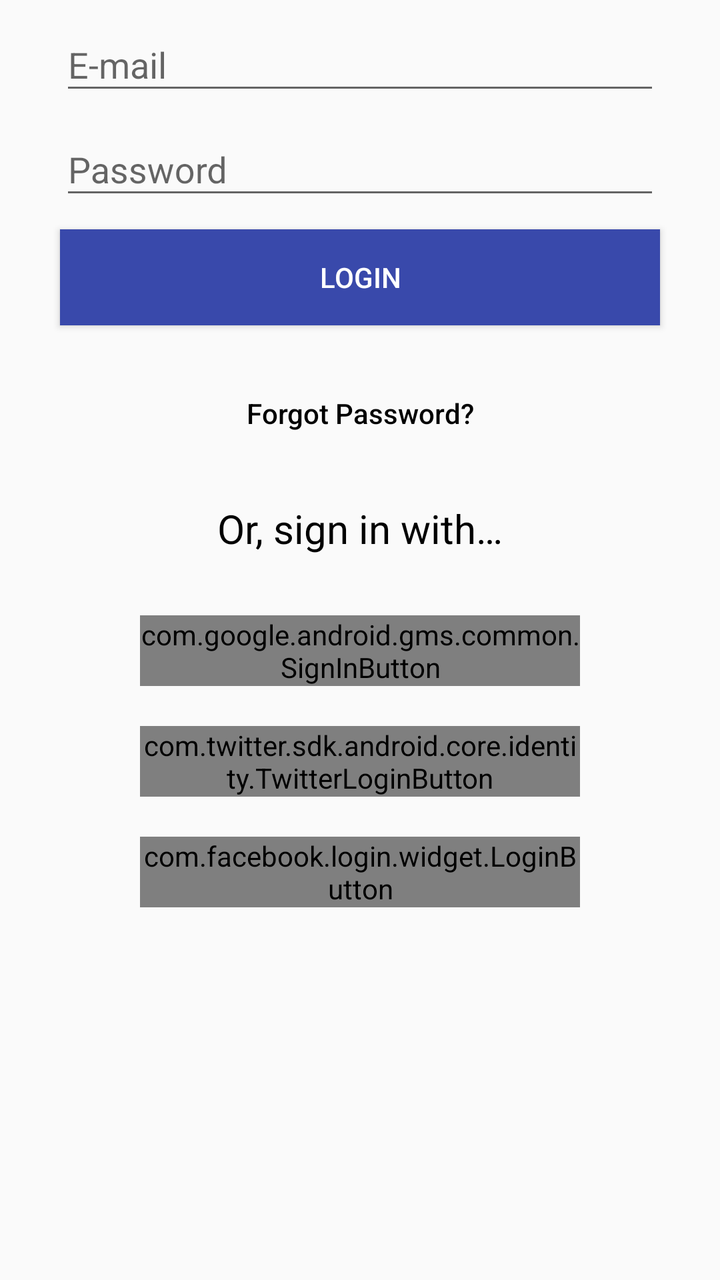
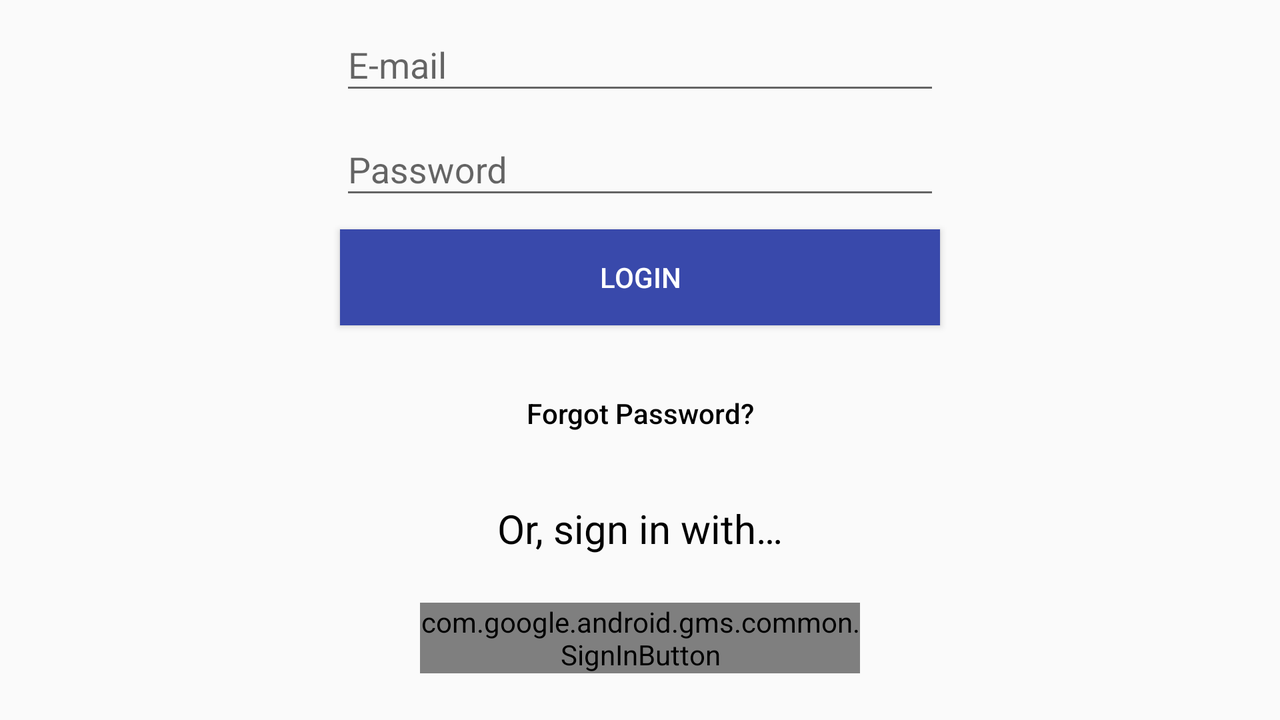

First picture: res/layout/ on a phone held upright. Second picture: the repository's own variant of that layout, on a device whose configuration matches the variant's folder. Source for both follows.
<!-- AndroidManifest.xml: application theme AppTheme -->
<!-- res/layout/login_layout.xml -->
<?xml version="1.0" encoding="utf-8"?>
<LinearLayout
    android:layout_width="match_parent"
    android:layout_height="match_parent"
    android:layout_centerInParent="true"
    android:orientation="vertical"
    xmlns:android="http://schemas.android.com/apk/res/android"
    xmlns:tools="http://schemas.android.com/tools">

<LinearLayout android:id="@+id/login_form_id"
    android:layout_width="match_parent"
    android:layout_height="wrap_content"
    android:gravity="center"
    android:orientation="vertical"
    xmlns:android="http://schemas.android.com/apk/res/android"
    xmlns:tools="http://schemas.android.com/tools">

        
        <android.support.design.widget.TextInputLayout
            android:id="@+id/useremail_txtinputlayout_id"
            android:layout_width="300dp"
            android:layout_height="wrap_content">
            <AutoCompleteTextView
                android:id="@+id/useremail_id"
                android:hint="@string/useremail_str"
                android:layout_gravity="center_horizontal"
                android:inputType="textEmailAddress"
                android:layout_width="300dp"
                android:layout_height="wrap_content"
                android:layout_marginTop="40dp"
                android:textColor="@color/black"
                tools:targetApi="jelly_bean_mr1" />
        </android.support.design.widget.TextInputLayout>

        
        <android.support.design.widget.TextInputLayout
            android:id="@+id/userpassword_txtinputlayout_id"
            android:layout_width="300dp"
            android:layout_height="wrap_content">

            <EditText
                android:id="@+id/userpassword_id"
                android:hint="@string/userpassword_str"
                android:inputType="textPassword"
                android:layout_gravity="center_horizontal"
                android:layout_width="300dp"
                android:layout_height="wrap_content"
                android:layout_marginTop="10dp"
                android:textColor="@color/black"
                tools:targetApi="jelly_bean_mr1" />
        </android.support.design.widget.TextInputLayout>
        
        <Button
            android:id="@+id/login_btn_id"
            android:layout_width="300dp"
            android:text="@string/loginbtn_str"
            android:background="@color/indigo_600"
            android:layout_marginTop="10dp"
            android:layout_gravity="center_horizontal"
            android:layout_height="wrap_content" />

        <Button
            android:id="@+id/login_reset_btn_id"
            android:layout_width="300dp"
            android:layout_height="wrap_content"
            android:layout_marginTop="20dip"
            android:background="@null"
            android:text="@string/loginreset_btn_id"
            android:textAllCaps="false"
            android:textColor="@color/black" />
    </LinearLayout>

    
    <LinearLayout
        android:id="@+id/social_signin_form"
        android:layout_width="match_parent"
        android:layout_height="wrap_content"
        android:gravity="center"
        android:layout_marginTop="20dp"
        android:orientation="vertical">
        <TextView
            android:id="@+id/loginlay_signin_with"
            android:layout_width="match_parent"
            android:layout_height="wrap_content"
            android:text="@string/loginlay_signin_with"
            android:textAlignment="center"
            android:textColor="@color/black"
            android:textSize="20sp"
            tools:targetApi="jelly_bean_mr1" />

    <LinearLayout
        android:layout_width="match_parent"
        android:layout_height="wrap_content"
        android:gravity="center"
        android:layout_marginTop="20dp"
        android:orientation="vertical">

        <com.google.android.gms.common.SignInButton
            android:id="@+id/sign_in_button"
            android:layout_width="220dp"
            android:layout_height="wrap_content"
            android:layout_margin="10dp"
            android:visibility="visible" />

        <com.twitter.sdk.android.core.identity.TwitterLoginButton
            android:id="@+id/twitter_login_button"
            android:layout_width="220dp"
            android:layout_margin="10dp"
            android:layout_height="wrap_content"
            android:visibility="visible" />

        
        <com.facebook.login.widget.LoginButton
            android:id="@+id/facebook_login_button"
            android:layout_width="220dp"
            android:layout_height="wrap_content"
            android:layout_gravity="center_horizontal"
            android:layout_margin="10dp" />

    </LinearLayout>
    </LinearLayout>
</LinearLayout>
<!-- resources referenced by this layout -->
<resources>
  <color name="black">#000000</color>
  <color name="indigo_600">#3949AB</color>
  <string name="loginbtn_str">Login</string>
  <string name="loginlay_signin_with">Or, sign in with…</string>
  <string name="loginreset_btn_id">Forgot Password?</string>
  <string name="useremail_str">E-mail</string>
  <string name="userpassword_str">Password</string>
  <style name="AppTheme" parent="AppTheme.Base" />
  <!-- from res/values-v19/ -->
  <style name="AppTheme.Base" parent="Theme.AppCompat.Light.NoActionBar">
                  
                  <item name="colorPrimary">@color/royal_blue</item>
                  <item name="colorPrimaryDark">@color/indigo_500</item>
                  <item name="colorAccent">@color/indigo_600</item>
                  <item name="android:textColorPrimary">@color/white</item>
                  
                  
                  
          </style>
  <color name="royal_blue">#4169E1</color>
  <color name="indigo_500">#3F51B5</color>
  <color name="white">#FFFFFF</color>
</resources>
<!-- res/layout-land/login_layout.xml (the repository's variant of the layout above) -->
<!-- drawn on the phone turned sideways -->
<?xml version="1.0" encoding="utf-8"?>
<LinearLayout
    android:layout_width="match_parent"
    android:layout_height="match_parent"
    android:orientation="vertical"
    xmlns:android="http://schemas.android.com/apk/res/android"
    xmlns:tools="http://schemas.android.com/tools">

<LinearLayout android:id="@+id/login_form_id"
    android:layout_width="match_parent"
    android:layout_height="wrap_content"
    android:gravity="center"
    android:orientation="vertical"
    xmlns:android="http://schemas.android.com/apk/res/android"
    xmlns:tools="http://schemas.android.com/tools">

        
        <android.support.design.widget.TextInputLayout
            android:id="@+id/useremail_txtinputlayout_id"
            android:layout_width="300dp"
            android:layout_height="wrap_content">
            <AutoCompleteTextView
                android:id="@+id/useremail_id"
                android:hint="@string/useremail_str"
                android:layout_gravity="center_horizontal"
                android:inputType="textEmailAddress"
                android:layout_width="300dp"
                android:layout_height="wrap_content"
                android:layout_marginTop="40dp"
                android:textColor="@color/black"
                tools:targetApi="jelly_bean_mr1" />
        </android.support.design.widget.TextInputLayout>

        
        <android.support.design.widget.TextInputLayout
            android:id="@+id/userpassword_txtinputlayout_id"
            android:layout_width="300dp"
            android:layout_height="wrap_content">

            <EditText
                android:id="@+id/userpassword_id"
                android:hint="@string/userpassword_str"
                android:inputType="textPassword"
                android:layout_gravity="center_horizontal"
                android:layout_width="300dp"
                android:layout_height="wrap_content"
                android:layout_marginTop="10dp"
                android:textColor="@color/black"
                tools:targetApi="jelly_bean_mr1" />
        </android.support.design.widget.TextInputLayout>
        
        <Button
            android:id="@+id/login_btn_id"
            android:layout_width="300dp"
            android:text="@string/loginbtn_str"
            android:background="@color/indigo_600"
            android:layout_marginTop="10dp"
            android:layout_gravity="center_horizontal"
            android:layout_height="wrap_content" />

        <Button
            android:id="@+id/login_reset_btn_id"
            android:layout_width="300dp"
            android:layout_height="wrap_content"
            android:layout_marginTop="20dip"
            android:background="@null"
            android:text="@string/loginreset_btn_id"
            android:textAllCaps="false"
            android:textColor="@color/black" />
    </LinearLayout>

    
    <LinearLayout
        android:id="@+id/social_signin_form"
        android:layout_width="match_parent"
        android:layout_height="wrap_content"
        android:gravity="center"
        android:layout_marginTop="20dp"
        android:orientation="vertical">
        <TextView
            android:id="@+id/loginlay_signin_with"
            android:layout_width="match_parent"
            android:layout_height="wrap_content"
            android:text="@string/loginlay_signin_with"
            android:textAlignment="center"
            android:textColor="@color/black"
            android:textSize="20sp"
            tools:targetApi="jelly_bean_mr1" />

    <LinearLayout
        android:layout_width="match_parent"
        android:layout_height="wrap_content"
        android:gravity="center"
        android:layout_marginTop="20dp"
        android:orientation="vertical">

        <com.google.android.gms.common.SignInButton
            android:id="@+id/sign_in_button"
            android:layout_width="220dp"
            android:layout_height="wrap_content"
            android:layout_margin="10dp"
            android:visibility="visible" />

        <com.twitter.sdk.android.core.identity.TwitterLoginButton
            android:id="@+id/twitter_login_button"
            android:layout_width="220dp"
            android:layout_margin="10dp"
            android:layout_height="wrap_content"
            android:visibility="visible" />

        


    </LinearLayout>
    </LinearLayout>
</LinearLayout>
